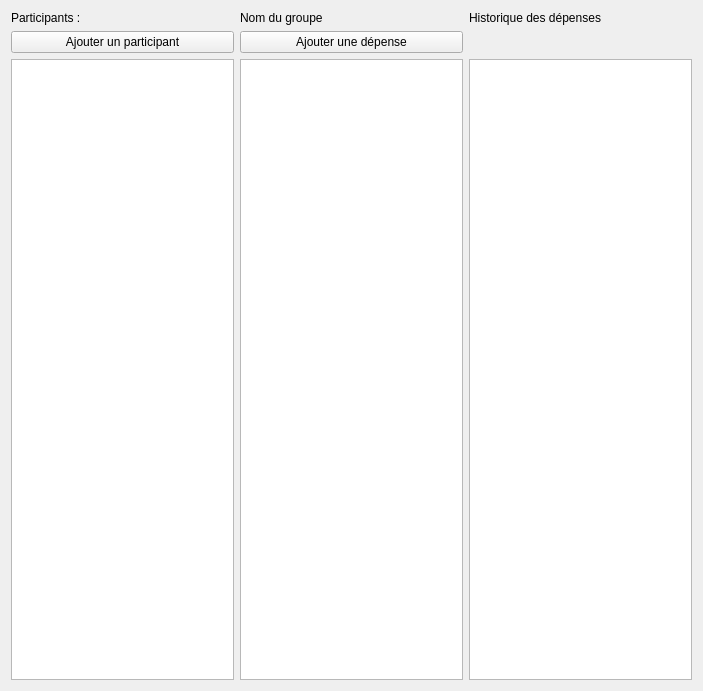
<?xml version="1.0" encoding="UTF-8"?>
<ui version="4.0">
 <class>PageGestionDeBudget</class>
 <widget class="QWidget" name="PageGestionDeBudget">
  <property name="geometry">
   <rect>
    <x>0</x>
    <y>0</y>
    <width>703</width>
    <height>691</height>
   </rect>
  </property>
  <property name="windowTitle">
   <string>Form</string>
  </property>
  <layout class="QGridLayout" name="gridLayout">
   <item row="3" column="2">
    <widget class="QListView" name="listView_3"/>
   </item>
   <item row="1" column="2">
    <widget class="QLabel" name="label_3">
     <property name="text">
      <string>Historique des dépenses</string>
     </property>
    </widget>
   </item>
   <item row="1" column="0">
    <widget class="QLabel" name="label_2">
     <property name="text">
      <string>Participants : </string>
     </property>
    </widget>
   </item>
   <item row="1" column="1">
    <widget class="QLabel" name="label">
     <property name="text">
      <string>Nom du groupe</string>
     </property>
    </widget>
   </item>
   <item row="3" column="1">
    <widget class="QListView" name="listView_2"/>
   </item>
   <item row="3" column="0">
    <widget class="QListView" name="listView"/>
   </item>
   <item row="2" column="1">
    <widget class="QPushButton" name="pushButton">
     <property name="text">
      <string>Ajouter une dépense</string>
     </property>
    </widget>
   </item>
   <item row="2" column="0">
    <widget class="QPushButton" name="pushButton_2">
     <property name="text">
      <string>Ajouter un participant</string>
     </property>
    </widget>
   </item>
  </layout>
 </widget>
 <resources/>
 <connections/>
</ui>
